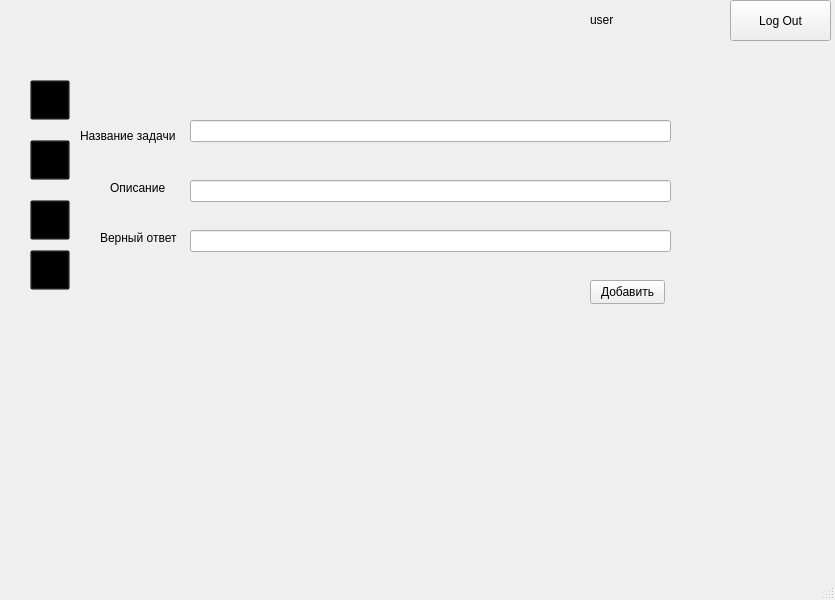
<?xml version="1.0" encoding="UTF-8"?>
<ui version="4.0">
 <class>teachermod</class>
 <widget class="QMainWindow" name="teachermod">
  <property name="geometry">
   <rect>
    <x>0</x>
    <y>0</y>
    <width>835</width>
    <height>600</height>
   </rect>
  </property>
  <property name="windowTitle">
   <string>MainWindow</string>
  </property>
  <widget class="QWidget" name="centralwidget">
   <widget class="QLabel" name="iconteacher">
    <property name="geometry">
     <rect>
      <x>540</x>
      <y>0</y>
      <width>40</width>
      <height>40</height>
     </rect>
    </property>
    <property name="styleSheet">
     <string notr="true">border-image: url(:/newPrefix/resourse/user.png);</string>
    </property>
    <property name="text">
     <string/>
    </property>
    <property name="margin">
     <number>0</number>
    </property>
    <property name="indent">
     <number>-1</number>
    </property>
   </widget>
   <widget class="QLabel" name="label">
    <property name="geometry">
     <rect>
      <x>590</x>
      <y>0</y>
      <width>141</width>
      <height>40</height>
     </rect>
    </property>
    <property name="text">
     <string>user</string>
    </property>
   </widget>
   <widget class="QWidget" name="widget" native="true">
    <property name="geometry">
     <rect>
      <x>10</x>
      <y>40</y>
      <width>821</width>
      <height>511</height>
     </rect>
    </property>
    <widget class="QPushButton" name="getstat">
     <property name="geometry">
      <rect>
       <x>20</x>
       <y>40</y>
       <width>40</width>
       <height>40</height>
      </rect>
     </property>
     <property name="styleSheet">
      <string notr="true">QPushButton#getstat{
	
	
	background-color: rgba(0,0,0,0);
	color:rgba(85,98,112,255);
	image: url(:/resourse/Button-Add-icon.png);
    
	
}
QPushButton#getstathover{
	
	color: rgba(131,96,53,255);
	
}
QPushButton#getstat:pressed{
	
	padding-left:5px;
	padding-top:5px;
	color:rgba(91,88,53,255);
	
}
</string>
     </property>
     <property name="text">
      <string/>
     </property>
    </widget>
    <widget class="QPushButton" name="pushButton_2">
     <property name="geometry">
      <rect>
       <x>20</x>
       <y>100</y>
       <width>40</width>
       <height>40</height>
      </rect>
     </property>
     <property name="styleSheet">
      <string notr="true">QPushButton#pushButton_2{
	
	
	background-color: rgba(0,0,0,0);
	color:rgba(85,98,112,255);
	image: url(:/resourse/Button-Refresh-icon.png);
    
	
}
QPushButton#pushButton_2hover{
	
	color: rgba(131,96,53,255);
	
}
QPushButton#pushButton_2:pressed{
	
	padding-left:5px;
	padding-top:5px;
	color:rgba(91,88,53,255);
	
}
</string>
     </property>
     <property name="text">
      <string/>
     </property>
    </widget>
    <widget class="QPushButton" name="pushButton_3">
     <property name="geometry">
      <rect>
       <x>20</x>
       <y>160</y>
       <width>40</width>
       <height>40</height>
      </rect>
     </property>
     <property name="styleSheet">
      <string notr="true">
QPushButton#pushButton_3{
	
	
	background-color: rgba(0,0,0,0);
	color:rgba(85,98,112,255);
	image: url(:/resourse/Button-Delete-icon.png);
    
	
}
QPushButton#pushButton_3hover{
	
	color: rgba(131,96,53,255);
	
}
QPushButton#pushButton_3:pressed{
	
	padding-left:5px;
	padding-top:5px;
	color:rgba(91,88,53,255);
	
}
</string>
     </property>
     <property name="text">
      <string/>
     </property>
    </widget>
    <widget class="QPushButton" name="pushButton_4">
     <property name="geometry">
      <rect>
       <x>20</x>
       <y>210</y>
       <width>40</width>
       <height>40</height>
      </rect>
     </property>
     <property name="styleSheet">
      <string notr="true">
QPushButton#pushButton_4{
	
	
	background-color: rgba(0,0,0,0);
	color:rgba(85,98,112,255);
	image: url(:/resourse/spreadsheet-app.png);
    
	
}
QPushButton#pushButton_4hover{
	
	color: rgba(131,96,53,255);
	
}
QPushButton#pushButton_4:pressed{
	
	padding-left:5px;
	padding-top:5px;
	color:rgba(91,88,53,255);
	
}
</string>
     </property>
     <property name="text">
      <string/>
     </property>
    </widget>
    <widget class="QStackedWidget" name="stackedWidget">
     <property name="geometry">
      <rect>
       <x>70</x>
       <y>40</y>
       <width>701</width>
       <height>461</height>
      </rect>
     </property>
     <property name="currentIndex">
      <number>0</number>
     </property>
     <widget class="QWidget" name="page">
      <widget class="QLabel" name="label_2">
       <property name="geometry">
        <rect>
         <x>0</x>
         <y>30</y>
         <width>101</width>
         <height>51</height>
        </rect>
       </property>
       <property name="text">
        <string>Название задачи</string>
       </property>
      </widget>
      <widget class="QLineEdit" name="lineEdit">
       <property name="geometry">
        <rect>
         <x>110</x>
         <y>40</y>
         <width>481</width>
         <height>22</height>
        </rect>
       </property>
      </widget>
      <widget class="QLabel" name="label_4">
       <property name="geometry">
        <rect>
         <x>30</x>
         <y>100</y>
         <width>81</width>
         <height>16</height>
        </rect>
       </property>
       <property name="text">
        <string>Описание</string>
       </property>
      </widget>
      <widget class="QLineEdit" name="lineEdit_2">
       <property name="geometry">
        <rect>
         <x>110</x>
         <y>100</y>
         <width>481</width>
         <height>22</height>
        </rect>
       </property>
      </widget>
      <widget class="QLabel" name="label_5">
       <property name="geometry">
        <rect>
         <x>20</x>
         <y>150</y>
         <width>81</width>
         <height>16</height>
        </rect>
       </property>
       <property name="text">
        <string>Верный ответ</string>
       </property>
      </widget>
      <widget class="QLineEdit" name="lineEdit_3">
       <property name="geometry">
        <rect>
         <x>110</x>
         <y>150</y>
         <width>481</width>
         <height>22</height>
        </rect>
       </property>
      </widget>
      <widget class="QPushButton" name="pushButton">
       <property name="geometry">
        <rect>
         <x>510</x>
         <y>200</y>
         <width>75</width>
         <height>24</height>
        </rect>
       </property>
       <property name="text">
        <string>Добавить</string>
       </property>
      </widget>
      <widget class="QLabel" name="infopage2_2">
       <property name="geometry">
        <rect>
         <x>110</x>
         <y>260</y>
         <width>471</width>
         <height>16</height>
        </rect>
       </property>
       <property name="text">
        <string/>
       </property>
      </widget>
      <widget class="QLabel" name="label_9">
       <property name="geometry">
        <rect>
         <x>110</x>
         <y>250</y>
         <width>471</width>
         <height>21</height>
        </rect>
       </property>
       <property name="text">
        <string/>
       </property>
      </widget>
     </widget>
     <widget class="QWidget" name="page_3">
      <widget class="QLabel" name="label_6">
       <property name="geometry">
        <rect>
         <x>60</x>
         <y>100</y>
         <width>111</width>
         <height>16</height>
        </rect>
       </property>
       <property name="text">
        <string>Название задачи</string>
       </property>
      </widget>
      <widget class="QLineEdit" name="lineEdit_5">
       <property name="geometry">
        <rect>
         <x>160</x>
         <y>100</y>
         <width>351</width>
         <height>22</height>
        </rect>
       </property>
      </widget>
      <widget class="QLabel" name="label_7">
       <property name="geometry">
        <rect>
         <x>0</x>
         <y>160</y>
         <width>161</width>
         <height>16</height>
        </rect>
       </property>
       <property name="text">
        <string>Изменить описание задачи</string>
       </property>
      </widget>
      <widget class="QLineEdit" name="lineEdit_6">
       <property name="geometry">
        <rect>
         <x>160</x>
         <y>160</y>
         <width>351</width>
         <height>22</height>
        </rect>
       </property>
      </widget>
      <widget class="QLabel" name="label_8">
       <property name="geometry">
        <rect>
         <x>0</x>
         <y>220</y>
         <width>161</width>
         <height>16</height>
        </rect>
       </property>
       <property name="text">
        <string>Изменить ответ задачи</string>
       </property>
      </widget>
      <widget class="QLineEdit" name="lineEdit_7">
       <property name="geometry">
        <rect>
         <x>160</x>
         <y>220</y>
         <width>351</width>
         <height>22</height>
        </rect>
       </property>
      </widget>
      <widget class="QPushButton" name="pushButton_6">
       <property name="geometry">
        <rect>
         <x>530</x>
         <y>160</y>
         <width>75</width>
         <height>24</height>
        </rect>
       </property>
       <property name="text">
        <string>изменить</string>
       </property>
      </widget>
      <widget class="QPushButton" name="pushButton_7">
       <property name="geometry">
        <rect>
         <x>530</x>
         <y>220</y>
         <width>75</width>
         <height>24</height>
        </rect>
       </property>
       <property name="text">
        <string>изменить</string>
       </property>
      </widget>
      <widget class="QLabel" name="infoinsert">
       <property name="geometry">
        <rect>
         <x>110</x>
         <y>290</y>
         <width>451</width>
         <height>16</height>
        </rect>
       </property>
       <property name="text">
        <string/>
       </property>
      </widget>
     </widget>
     <widget class="QWidget" name="page_2">
      <widget class="QLabel" name="label_3">
       <property name="geometry">
        <rect>
         <x>20</x>
         <y>150</y>
         <width>111</width>
         <height>31</height>
        </rect>
       </property>
       <property name="text">
        <string>Название задачи</string>
       </property>
      </widget>
      <widget class="QLineEdit" name="lineEdit_4">
       <property name="geometry">
        <rect>
         <x>150</x>
         <y>150</y>
         <width>321</width>
         <height>31</height>
        </rect>
       </property>
      </widget>
      <widget class="QPushButton" name="pushButton_5">
       <property name="geometry">
        <rect>
         <x>480</x>
         <y>150</y>
         <width>75</width>
         <height>31</height>
        </rect>
       </property>
       <property name="text">
        <string>удалить</string>
       </property>
      </widget>
      <widget class="QLabel" name="infopage2">
       <property name="geometry">
        <rect>
         <x>50</x>
         <y>230</y>
         <width>511</width>
         <height>16</height>
        </rect>
       </property>
       <property name="text">
        <string/>
       </property>
      </widget>
     </widget>
     <widget class="QWidget" name="page_4">
      <widget class="QTableView" name="tableView">
       <property name="geometry">
        <rect>
         <x>10</x>
         <y>0</y>
         <width>541</width>
         <height>451</height>
        </rect>
       </property>
      </widget>
      <widget class="QPushButton" name="pushButton_8">
       <property name="geometry">
        <rect>
         <x>560</x>
         <y>0</y>
         <width>111</width>
         <height>41</height>
        </rect>
       </property>
       <property name="text">
        <string>update</string>
       </property>
      </widget>
     </widget>
    </widget>
   </widget>
   <widget class="QPushButton" name="pushButton_9">
    <property name="geometry">
     <rect>
      <x>730</x>
      <y>0</y>
      <width>101</width>
      <height>41</height>
     </rect>
    </property>
    <property name="text">
     <string>Log Out</string>
    </property>
   </widget>
  </widget>
  <widget class="QMenuBar" name="menubar">
   <property name="geometry">
    <rect>
     <x>0</x>
     <y>0</y>
     <width>835</width>
     <height>22</height>
    </rect>
   </property>
  </widget>
  <widget class="QStatusBar" name="statusbar"/>
 </widget>
 <resources>
  <include location="photo.qrc"/>
 </resources>
 <connections/>
</ui>
